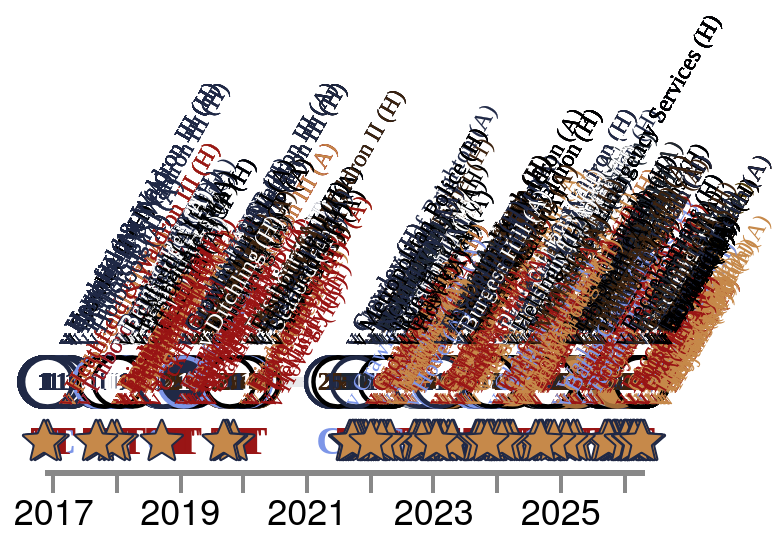

Express this chart as Vega-Lite.
### Vega-Lite specification from a JSON file in a GitHub repository (floating-point values rounded to 4 significant figures; data arrays with more than 128 entries replaced by an {"elided": "..."} marker saying what was removed)
{"config": {"axis": {"labelFont": "PT Sans Narrow, Helvetica Neue, Helvetica, Arial, sans-serif", "titleFont": "PT Sans Narrow, Helvetica Neue, Helvetica, Arial, sans-serif", "labelFontSize": 13, "titleFontSize": 24, "gridColor": "#202947", "gridOpacity": 0.2, "zindex": 1}, "text": {"font": "Lato, sans-serif"}, "bar": {"cornerRadiusEnd": 5}, "header": {"labelFont": "PT Sans Narrow, Helvetica Neue, Helvetica, Arial, sans-serif", "titleFont": "PT Sans Narrow, Helvetica Neue, Helvetica, Arial, sans-serif", "labelFontSize": 24, "titleFontSize": 28, "labelFontWeight": "bold", "orient": "left"}, "legend": {"labelFont": "PT Sans Narrow, Helvetica Neue, Helvetica, Arial, sans-serif", "titleFont": "PT Sans Narrow, Helvetica Neue, Helvetica, Arial, sans-serif", "labelFontSize": 14, "titleFontSize": 16, "titlePadding": 5, "fillColor": "white", "strokeColor": "black", "padding": 10, "titleFontWeight": "lighter", "titleFontStyle": "italic", "titleColor": "gray", "offset": 10}, "title": {"font": "PT Sans Narrow, Helvetica Neue, Helvetica, Arial, sans-serif", "fontSize": 48, "fontWeight": "bold", "anchor": "start", "align": "center", "titlePadding": 20, "subtitlePadding": 10, "subtitleFontSize": 13, "subtitleColor": "", "subtitleFontStyle": "italic", "offset": 15, "color": "black"}, "axisX": {"labelAngle": 0}, "facet": {"title": null, "header": null, "align": {"row": "each", "column": "each"}, "spacing": 10}, "resolve": {"scale": {"y": "independent", "facet": "independent"}}, "background": "transparent", "scale": {"offsetBandPaddingOuter": 0.2, "offsetBandPaddingInner": 0.1}, "view": {"stroke": null, "background": "transparent"}}, "layer": [{"mark": {"type": "line", "color": "#202946", "opacity": 0.1, "strokeWidth": 5}, "encoding": {"tooltip": [{"field": "player", "title": "Player", "type": "nominal"}, {"field": "event_label", "title": "Milestone", "type": "nominal"}, {"field": "event_date_label", "title": "Date", "type": "nominal"}, {"field": "detail", "title": "Match", "type": "nominal"}, {"field": "result_label", "title": "Result", "type": "nominal"}, {"field": "squad_label", "title": "Squad", "type": "nominal"}], "x": {"axis": {"domainWidth": 3, "format": "%Y", "grid": false, "labelAngle": 0, "labelFlush": false, "labelFontSize": 18, "tickCount": "year", "tickSize": 10, "tickWidth": 2, "title": null}, "field": "date", "type": "temporal"}, "y": {"axis": null, "field": "row_type", "type": "nominal"}}, "transform": [{"filter": "(datum.row_type === 'appearance')"}]}, {"mark": {"type": "point", "filled": true, "opacity": 1, "shape": "circle", "size": 600, "strokeWidth": 2.2}, "encoding": {"color": {"field": "symbol_fill", "legend": null, "scale": null, "type": "nominal"}, "stroke": {"field": "symbol_stroke", "legend": null, "scale": null, "type": "nominal"}, "tooltip": [{"field": "player", "title": "Player", "type": "nominal"}, {"field": "event_label", "title": "Milestone", "type": "nominal"}, {"field": "event_date_label", "title": "Date", "type": "nominal"}, {"field": "detail", "title": "Match", "type": "nominal"}, {"field": "result_label", "title": "Result", "type": "nominal"}, {"field": "squad_label", "title": "Squad", "type": "nominal"}], "x": {"axis": {"domainWidth": 3, "format": "%Y", "grid": false, "labelAngle": 0, "labelFlush": false, "labelFontSize": 18, "tickCount": "year", "tickSize": 10, "tickWidth": 2, "title": null}, "field": "date", "type": "temporal"}, "y": {"axis": null, "field": "row_type", "type": "nominal"}}, "transform": [{"filter": "(datum.row_type === 'appearance')"}]}, {"mark": {"type": "text", "align": "center", "baseline": "middle", "font": "PT Sans Narrow", "fontSize": 13, "fontWeight": "bold"}, "encoding": {"color": {"field": "symbol_text_color", "legend": null, "scale": null, "type": "nominal"}, "text": {"field": "symbol_text", "type": "nominal"}, "tooltip": [{"field": "player", "title": "Player", "type": "nominal"}, {"field": "event_label", "title": "Milestone", "type": "nominal"}, {"field": "event_date_label", "title": "Date", "type": "nominal"}, {"field": "detail", "title": "Match", "type": "nominal"}, {"field": "result_label", "title": "Result", "type": "nominal"}, {"field": "squad_label", "title": "Squad", "type": "nominal"}], "x": {"axis": {"domainWidth": 3, "format": "%Y", "grid": false, "labelAngle": 0, "labelFlush": false, "labelFontSize": 18, "tickCount": "year", "tickSize": 10, "tickWidth": 2, "title": null}, "field": "date", "type": "temporal"}, "y": {"axis": null, "field": "row_type", "type": "nominal"}}, "transform": [{"filter": "((datum.row_type === 'appearance') && (datum.symbol_text !== ''))"}]}, {"mark": {"type": "text", "align": "center", "baseline": "middle", "font": "PT Sans Narrow", "fontSize": 20, "fontWeight": "bold"}, "encoding": {"color": {"field": "symbol_text_color", "legend": null, "scale": null, "type": "nominal"}, "text": {"field": "symbol_text", "type": "nominal"}, "tooltip": [{"field": "player", "title": "Player", "type": "nominal"}, {"field": "event_label", "title": "Milestone", "type": "nominal"}, {"field": "event_date_label", "title": "Date", "type": "nominal"}, {"field": "detail", "title": "Match", "type": "nominal"}, {"field": "result_label", "title": "Result", "type": "nominal"}, {"field": "squad_label", "title": "Squad", "type": "nominal"}], "x": {"axis": {"domainWidth": 3, "format": "%Y", "grid": false, "labelAngle": 0, "labelFlush": false, "labelFontSize": 18, "tickCount": "year", "tickSize": 10, "tickWidth": 2, "title": null}, "field": "date", "type": "temporal"}, "y": {"axis": null, "field": "row_type", "type": "nominal"}}, "transform": [{"filter": "((datum.row_type === 'event') && (datum.event_key !== 'motm'))"}]}, {"mark": {"type": "point", "opacity": 1, "size": 10, "strokeWidth": 1}, "encoding": {"fill": {"field": "symbol_fill", "legend": null, "scale": null, "type": "nominal"}, "shape": {"field": "symbol_shape", "legend": null, "scale": null, "type": "nominal"}, "stroke": {"field": "symbol_stroke", "legend": null, "scale": null, "type": "nominal"}, "tooltip": [{"field": "player", "title": "Player", "type": "nominal"}, {"field": "event_label", "title": "Milestone", "type": "nominal"}, {"field": "event_date_label", "title": "Date", "type": "nominal"}, {"field": "detail", "title": "Match", "type": "nominal"}, {"field": "result_label", "title": "Result", "type": "nominal"}, {"field": "squad_label", "title": "Squad", "type": "nominal"}], "x": {"axis": {"domainWidth": 3, "format": "%Y", "grid": false, "labelAngle": 0, "labelFlush": false, "labelFontSize": 18, "tickCount": "year", "tickSize": 10, "tickWidth": 2, "title": null}, "field": "date", "type": "temporal"}, "y": {"axis": null, "field": "row_type", "type": "nominal"}}, "transform": [{"filter": "(datum.event_key === 'motm')"}]}, {"mark": {"type": "text", "align": "left", "angle": 300, "baseline": "bottom", "color": "#4a5568", "font": "PT Sans Narrow", "fontSize": 12, "xOffset": 15, "yOffset": -15}, "encoding": {"color": {"field": "symbol_text_color", "legend": null, "scale": null, "type": "nominal"}, "text": {"field": "detail", "type": "nominal"}, "tooltip": [{"field": "player", "title": "Player", "type": "nominal"}, {"field": "event_label", "title": "Milestone", "type": "nominal"}, {"field": "event_date_label", "title": "Date", "type": "nominal"}, {"field": "detail", "title": "Match", "type": "nominal"}, {"field": "result_label", "title": "Result", "type": "nominal"}, {"field": "squad_label", "title": "Squad", "type": "nominal"}], "x": {"axis": {"domainWidth": 3, "format": "%Y", "grid": false, "labelAngle": 0, "labelFlush": false, "labelFontSize": 18, "tickCount": "year", "tickSize": 10, "tickWidth": 2, "title": null}, "field": "date", "type": "temporal"}, "y": {"axis": null, "field": "row_type", "type": "nominal"}}}], "data": {"name": "data-eff0e30985dc711a2f79465bad286c43"}, "height": 60, "resolve": {"scale": {"shape": "independent", "x": "shared", "y": "shared"}}, "width": "container", "$schema": "https://vega.github.io/schema/vega-lite/v5.20.1.json", "datasets": {"data-eff0e30985dc711a2f79465bad286c43": {"elided": "1216 records"}}}
